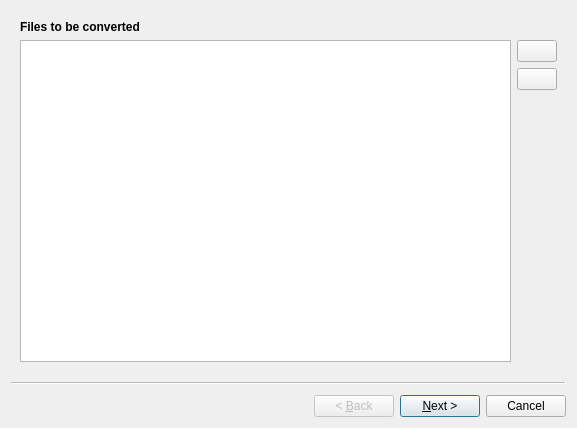
<?xml version="1.0" encoding="UTF-8"?>
<ui version="4.0">
 <class>AddTaskWizard</class>
 <widget class="QWizard" name="AddTaskWizard">
  <property name="geometry">
   <rect>
    <x>0</x>
    <y>0</y>
    <width>577</width>
    <height>428</height>
   </rect>
  </property>
  <property name="windowTitle">
   <string>Add Tasks</string>
  </property>
  <widget class="QWizardPage" name="wizardPageSelectFiles">
   <layout class="QVBoxLayout" name="verticalLayout_2">
    <item>
     <widget class="QLabel" name="lblSelectFiles">
      <property name="font">
       <font>
        <weight>75</weight>
        <bold>true</bold>
       </font>
      </property>
      <property name="text">
       <string>Files to be converted</string>
      </property>
     </widget>
    </item>
    <item>
     <layout class="QHBoxLayout" name="horizontalLayout">
      <item>
       <widget class="QListWidget" name="lstFiles">
        <property name="selectionMode">
         <enum>QAbstractItemView::ExtendedSelection</enum>
        </property>
       </widget>
      </item>
      <item>
       <layout class="QVBoxLayout" name="verticalLayout">
        <item>
         <widget class="QPushButton" name="btnAdd">
          <property name="toolTip">
           <string>Add files.</string>
          </property>
          <property name="text">
           <string/>
          </property>
          <property name="icon">
           <iconset resource="../images.qrc">
            <normaloff>:/actions/icons/add.png</normaloff>:/actions/icons/add.png</iconset>
          </property>
          <property name="iconSize">
           <size>
            <width>16</width>
            <height>16</height>
           </size>
          </property>
         </widget>
        </item>
        <item>
         <widget class="QPushButton" name="btnRemove">
          <property name="toolTip">
           <string>Remove selected files.</string>
          </property>
          <property name="text">
           <string/>
          </property>
          <property name="icon">
           <iconset resource="../images.qrc">
            <normaloff>:/actions/icons/remove.png</normaloff>:/actions/icons/remove.png</iconset>
          </property>
         </widget>
        </item>
        <item>
         <spacer name="verticalSpacer">
          <property name="orientation">
           <enum>Qt::Vertical</enum>
          </property>
          <property name="sizeHint" stdset="0">
           <size>
            <width>20</width>
            <height>40</height>
           </size>
          </property>
         </spacer>
        </item>
       </layout>
      </item>
     </layout>
    </item>
   </layout>
  </widget>
  <widget class="QWizardPage" name="wizardPage2">
   <layout class="QVBoxLayout" name="verticalLayout_4">
    <item>
     <layout class="QVBoxLayout" name="verticalLayout_3">
      <item>
       <widget class="QLabel" name="label">
        <property name="font">
         <font>
          <weight>75</weight>
          <bold>true</bold>
         </font>
        </property>
        <property name="text">
         <string>Output Settings</string>
        </property>
       </widget>
      </item>
      <item>
       <layout class="QGridLayout" name="gridLayout">
        <item row="0" column="0">
         <widget class="QLabel" name="lblExtension">
          <property name="text">
           <string>Convert to</string>
          </property>
         </widget>
        </item>
        <item row="0" column="1">
         <widget class="QComboBox" name="cbExtension">
          <property name="sizePolicy">
           <sizepolicy hsizetype="Expanding" vsizetype="Fixed">
            <horstretch>0</horstretch>
            <verstretch>0</verstretch>
           </sizepolicy>
          </property>
         </widget>
        </item>
        <item row="1" column="0">
         <widget class="QLabel" name="lblPreset">
          <property name="text">
           <string>Preset</string>
          </property>
         </widget>
        </item>
        <item row="1" column="1">
         <widget class="QComboBox" name="cbPreset">
          <property name="sizePolicy">
           <sizepolicy hsizetype="Expanding" vsizetype="Fixed">
            <horstretch>0</horstretch>
            <verstretch>0</verstretch>
           </sizepolicy>
          </property>
         </widget>
        </item>
        <item row="1" column="2">
         <widget class="QPushButton" name="btnEditPreset">
          <property name="text">
           <string>Edit</string>
          </property>
         </widget>
        </item>
        <item row="2" column="0">
         <widget class="QLabel" name="lblOutputPath">
          <property name="text">
           <string>Output Path</string>
          </property>
         </widget>
        </item>
        <item row="2" column="2">
         <widget class="QPushButton" name="btnBrowseOutputPath">
          <property name="text">
           <string>Browse</string>
          </property>
         </widget>
        </item>
        <item row="2" column="1">
         <widget class="QComboBox" name="cbOutputPath"/>
        </item>
       </layout>
      </item>
     </layout>
    </item>
    <item>
     <spacer name="verticalSpacer_3">
      <property name="orientation">
       <enum>Qt::Vertical</enum>
      </property>
      <property name="sizeHint" stdset="0">
       <size>
        <width>20</width>
        <height>40</height>
       </size>
      </property>
     </spacer>
    </item>
   </layout>
  </widget>
 </widget>
 <resources>
  <include location="../images.qrc"/>
 </resources>
 <connections/>
</ui>
